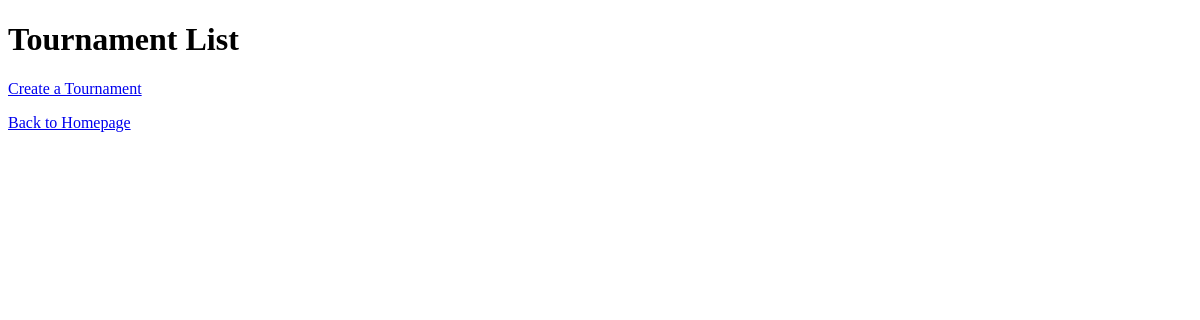
The app's page /locations/tournaments/, older data.
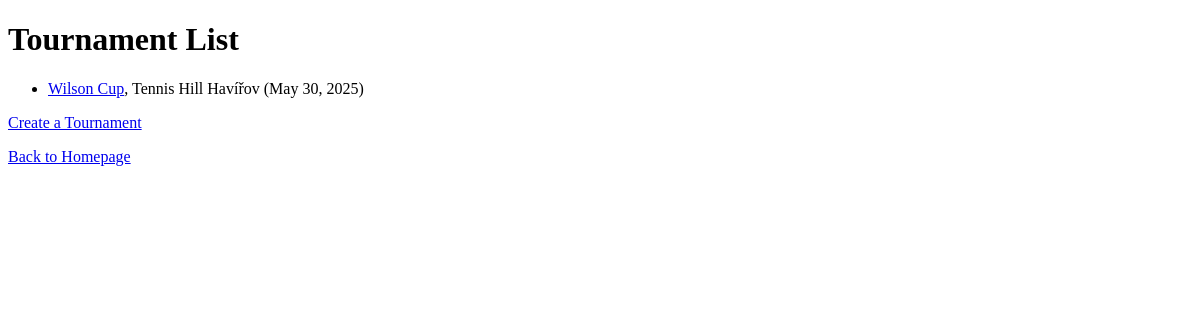
The same page, newer data.
### rezervace/models.py (models this page shows, shortened)
class Tournament(models.Model):
    location = models.ForeignKey(
        Location,
        on_delete=models.CASCADE,
        related_name="tournaments",
        verbose_name="Location"
    )
    name = models.CharField(max_length=100, verbose_name="Tournament Name")
    date = models.DateField(verbose_name="Date")
    capacity = models.PositiveIntegerField(verbose_name="Capacity")

class Location(models.Model):
    name = models.CharField(max_length=100)  # Název střediska
    address = models.CharField(max_length=255)  # Adresa střediska
    city = models.CharField(max_length=100)  # Město
    clay_courts = models.PositiveIntegerField(default=0)  # Počet antukových kurtů
    grass_courts = models.PositiveIntegerField(default=0)  # Počet travnatých kurtů
    hard_courts = models.PositiveIntegerField(default=0)  # Počet kurtů s tvrdým povrchem

### rezervace/views.py (the view)
# urls.py: path('tournaments/', views.tournament_list, name='tournament_list'),
def tournament_list(request):
    tournaments = Tournament.objects.all()
    return render(request, 'rezervace/tournament_list.html', {'tournaments': tournaments})

### rezervace/templates/rezervace/tournament_list.html (shortened to what this page needs)
<!DOCTYPE html>
<html>
<head>
</head>
<body>
    <h1>Tournament List</h1>
    <ul>
        {% for tournament in tournaments %}
        <li>
            <a href="{% url 'tournament_detail' tournament.pk %}">{{ tournament.name }}</a>,
            {{ tournament.location.name }} ({{ tournament.date }})
        </li>
        {% endfor %}
    </ul>
    <p>
        <a href="{% url 'create_tournament' %}">Create a Tournament</a>
    </p>
    <p>
        <a href="{% url 'homepage' %}">Back to Homepage</a>
    </p>
</body>
</html>

Row changes from the older to the newer data that the page shows:
added Tournament: name "Wilson Cup", location.name "Tennis Hill Havířov", date "May 30, 2025"
